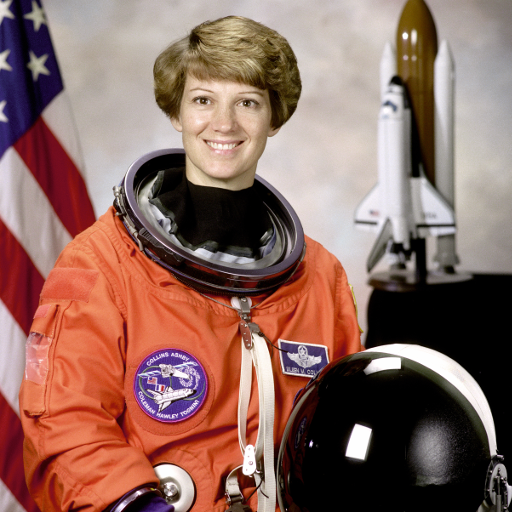
#> input picture image.tiff, 512 x 512 px
$ python Image_zoom.py
#> lines starting #> are read from the running program, lines starting #| are printed output that depends on the picture
# -*- coding: utf-8 -*-
"""
Created on Thu Nov 16 19:25:31 2017

@author: Tamojit
"""

import matplotlib.pyplot as plt
import matplotlib.image as mpimg
import matplotlib.cbook as mplcbook
from mpl_toolkits.axes_grid1.inset_locator import zoomed_inset_axes
from mpl_toolkits.axes_grid1.inset_locator import mark_inset


lena = mplcbook.get_sample_data('image.tiff')
# the shape of the image is 512x512
img = mpimg.imread(lena)
#> img is the input picture: shape (512, 512, 4) float32; mean R, G, B, A 0.555, 0.415, 0.379, 1
img_ = img[::-1]
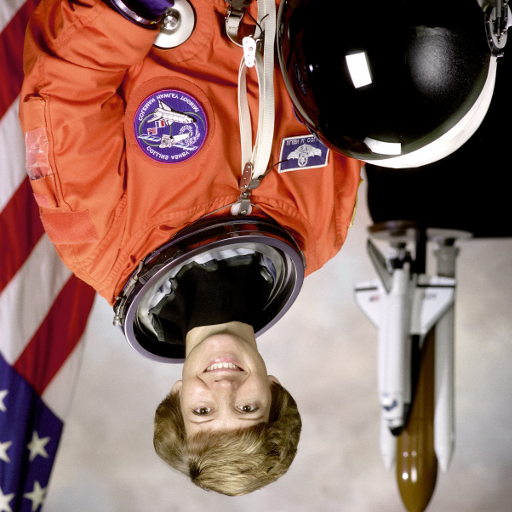
#> img_: shape (512, 512, 4) float32; mean R, G, B, A 0.555, 0.415, 0.378, 1
fig = plt.figure(figsize=(3.12, 3.12))

ax1 = plt.axes([0, 0, 2, 2], frameon=False)
ax1.imshow(img,interpolation="nearest" )


axins = zoomed_inset_axes(ax1, 9, loc=1) # zoom = 6
axins = plt.axes([1, 1, 1, 1])
axins.imshow(img, extent = [5,500,250,785],origin="upper",aspect='auto',interpolation="none")


x1, x2, y1, y2 = 140, 200, 355, 410
axins.set_xlim(x1, x2)
axins.set_ylim(y1, y2)

plt.xticks(visible=False)
plt.yticks(visible=False)
mark_inset(ax1, axins, loc1=2, loc2=4, fc="none", ec="0.5")
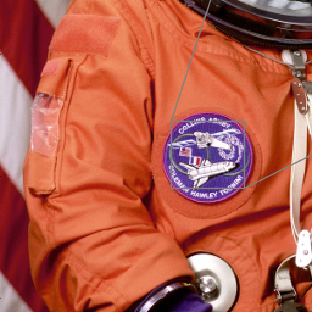
#> figure drawn by matplotlib, 2 panels

$ run again, with pixelated.png saved as image.tiff
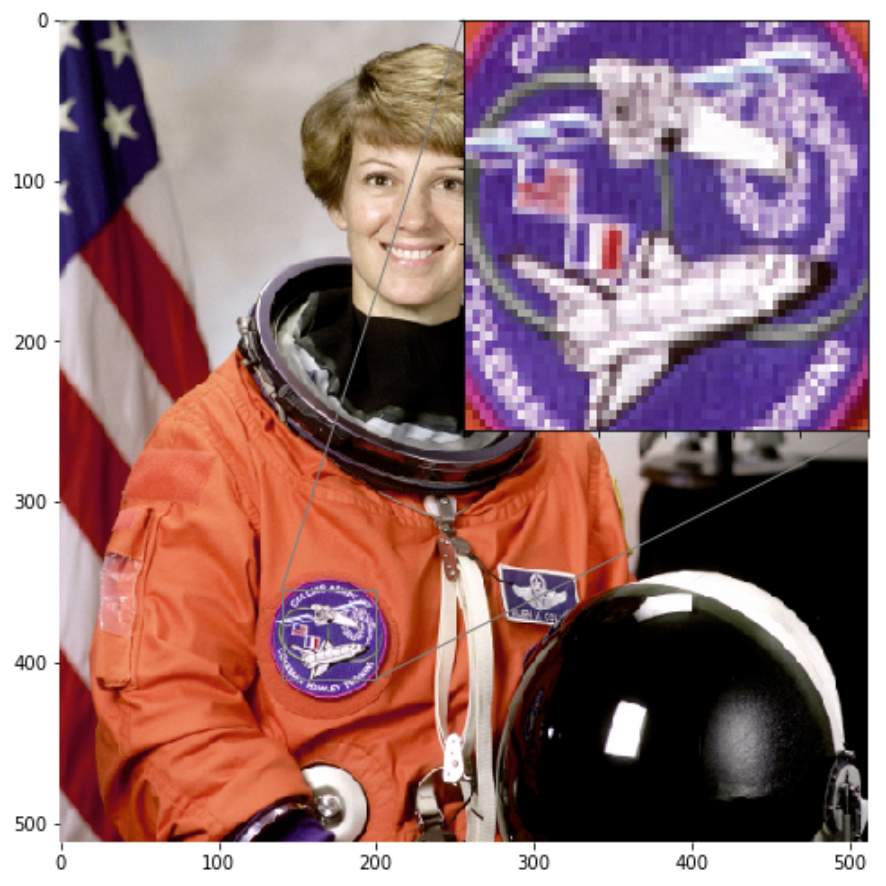
#> input picture pixelated.png, 886 x 886 px
#> img is the input picture: shape (886, 886, 4); mean R, G, B, A 151.8, 117.9, 122.1, 254.7
#> `img_ = img[::-1]`:
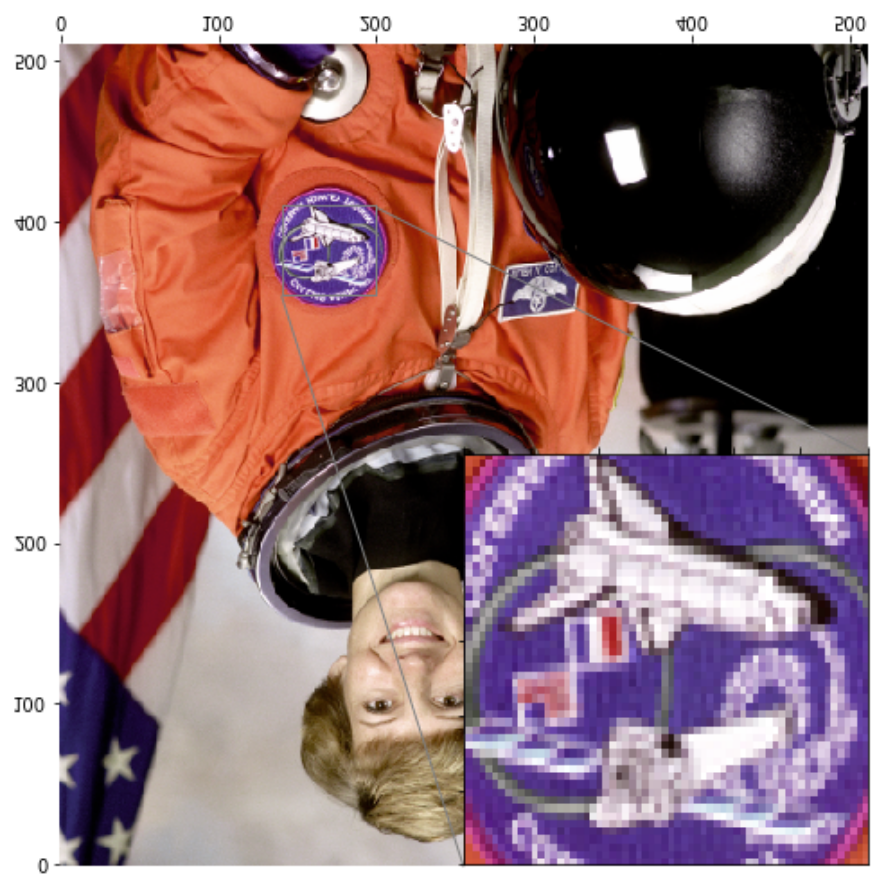
#> img_: shape (886, 886, 4); mean R, G, B, A 151.8, 117.9, 122.1, 254.7; transparent parts drawn white
#> `mark_inset(ax1, axins, loc1=2, loc2=4, fc="none", ec="0.5")`:
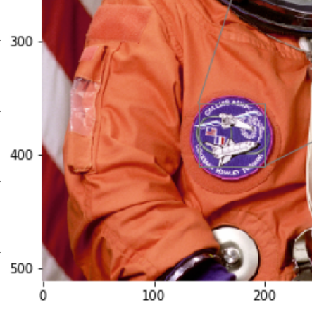
#> figure drawn by matplotlib, 2 panels
